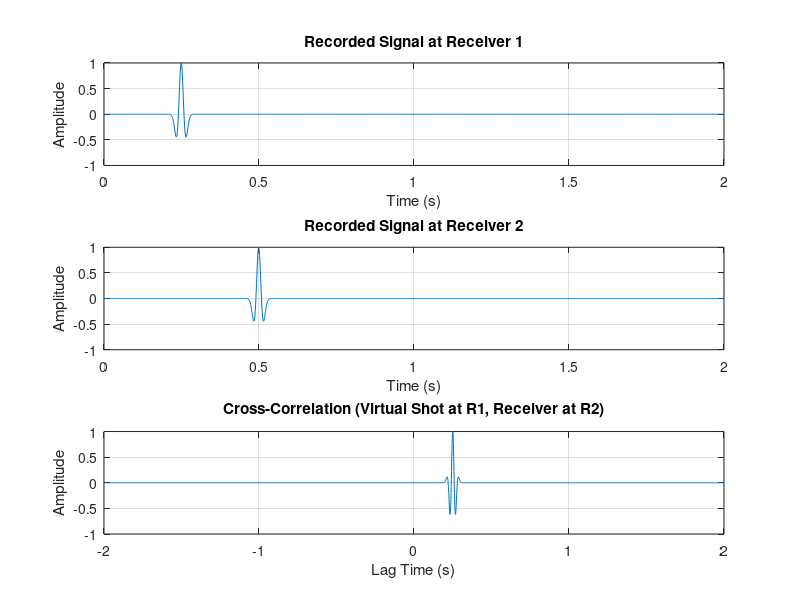

Write the MATLAB code that produced this figure.
% Time parameters
dt = 0.001;            % time step (s)
tmax = 2;              % total time (s)
t = 0:dt:tmax;         % time axis
nt = length(t);

% Source wavelet: Ricker
f0 = 25;                     % dominant frequency in Hz
tw = -0.1:dt:0.1;            % wavelet time axis (centered)
w = (1 - 2*(pi*f0*tw).^2) .* exp(-(pi*f0*tw).^2);  % Ricker wavelet
nw = length(w);

% Velocity model and offsets
v = 2000;                    % velocity (m/s)
offset1 = 500;               % distance to receiver 1
offset2 = 1000;              % distance to receiver 2

% Delays in time and samples
t1 = offset1 / v;
t2 = offset2 / v;
delay1 = round(t1 / dt);     % sample index for R1
delay2 = round(t2 / dt);     % sample index for R2

% Create empty traces
r1 = zeros(1, nt);
r2 = zeros(1, nt);

% Wavelet insertion index (centered)
i1 = delay1 - floor(nw/2);
i2 = delay2 - floor(nw/2);

% Insert wavelet into r1 and r2 (only if inside bounds)
if i1 > 0 && (i1 + nw - 1 <= nt)
    r1(i1 : i1 + nw - 1) = w;
end
if i2 > 0 && (i2 + nw - 1 <= nt)
    r2(i2 : i2 + nw - 1) = w;
end

% Interferometry by cross-correlation
[cc, lags] = xcorr(r2, r1, 'none');  % 'none' avoids error
time_lags = lags * dt;
cc = cc / max(abs(cc));              % optional normalization

% Plotting
figure;

subplot(3,1,1);
plot(t, r1);
title('Recorded Signal at Receiver 1');
xlabel('Time (s)');
ylabel('Amplitude');
grid on;

subplot(3,1,2);
plot(t, r2);
title('Recorded Signal at Receiver 2');
xlabel('Time (s)');
ylabel('Amplitude');
grid on;

subplot(3,1,3);
plot(time_lags, cc);
title('Cross-Correlation (Virtual Shot at R1, Receiver at R2)');
xlabel('Lag Time (s)');
ylabel('Amplitude');
grid on;
